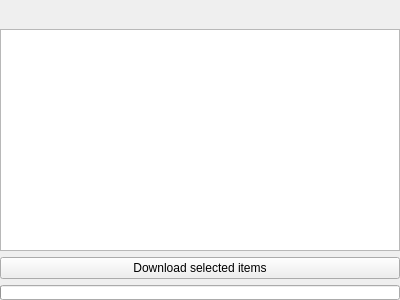
<?xml version="1.0" encoding="UTF-8"?>
<ui version="4.0">
 <class>SearchWidget</class>
 <widget class="QWidget" name="SearchWidget">
  <property name="geometry">
   <rect>
    <x>0</x>
    <y>0</y>
    <width>400</width>
    <height>300</height>
   </rect>
  </property>
  <property name="windowTitle">
   <string>Search</string>
  </property>
  <property name="windowIcon">
   <iconset resource="../ressources.qrc">
    <normaloff>:/icons/ressources/zoom.png</normaloff>:/icons/ressources/zoom.png</iconset>
  </property>
  <layout class="QVBoxLayout" name="verticalLayout">
   <property name="leftMargin">
    <number>0</number>
   </property>
   <property name="topMargin">
    <number>9</number>
   </property>
   <property name="rightMargin">
    <number>0</number>
   </property>
   <property name="bottomMargin">
    <number>0</number>
   </property>
   <item>
    <widget class="QLabel" name="lblSearchTerm">
     <property name="text">
      <string/>
     </property>
    </widget>
   </item>
   <item>
    <widget class="QTreeView" name="treeView">
     <property name="alternatingRowColors">
      <bool>true</bool>
     </property>
     <property name="uniformRowHeights">
      <bool>true</bool>
     </property>
     <attribute name="headerStretchLastSection">
      <bool>false</bool>
     </attribute>
    </widget>
   </item>
   <item>
    <widget class="QPushButton" name="butDownload">
     <property name="enabled">
      <bool>true</bool>
     </property>
     <property name="toolTip">
      <string>Download selected items to the first shared directory with enough free space</string>
     </property>
     <property name="text">
      <string>Download selected items</string>
     </property>
     <property name="icon">
      <iconset resource="../ressources.qrc">
       <normaloff>:/icons/ressources/download.png</normaloff>:/icons/ressources/download.png</iconset>
     </property>
    </widget>
   </item>
   <item>
    <widget class="QProgressBar" name="prgSearch">
     <property name="maximumSize">
      <size>
       <width>16777215</width>
       <height>15</height>
      </size>
     </property>
     <property name="value">
      <number>0</number>
     </property>
     <property name="alignment">
      <set>Qt::AlignCenter</set>
     </property>
     <property name="textVisible">
      <bool>true</bool>
     </property>
     <property name="format">
      <string/>
     </property>
    </widget>
   </item>
  </layout>
 </widget>
 <resources>
  <include location="../ressources.qrc"/>
 </resources>
 <connections/>
</ui>
